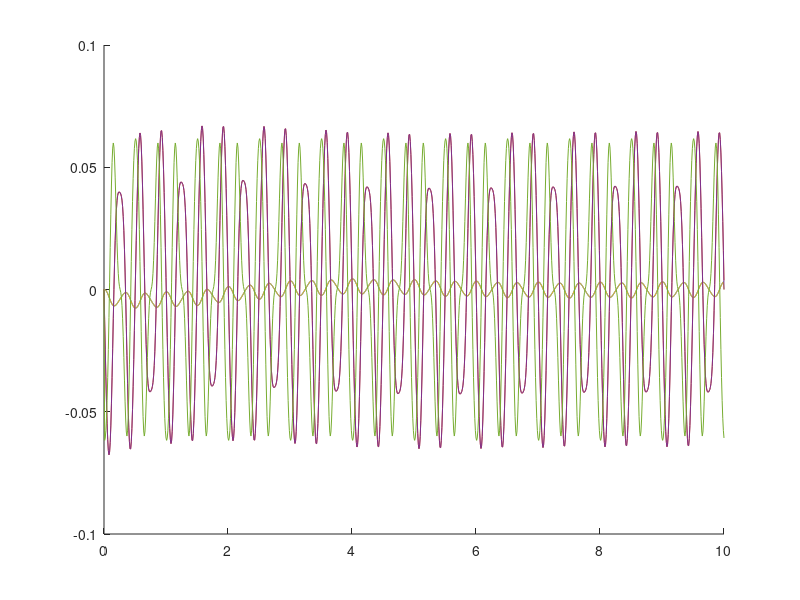

MATLAB code to generate this figure: (Note: this script raises an error after producing the figure.)
%% 
clc;
clear;

%% Condiciones de operación para el péndulo
m=0.2; %kg
b=0.8; %kg/(m*s)
g=9.8; %m/s²
l=0.5; %m
f=100;

h=0.01; %Tamaño de paso
tf=10; %Tiempo de simulación
n=tf/h; %Número de muestras

t=linspace(0, tf, n+1); %Vector de tiempo
cx1=zeros(1, n+1); %Primer estado
cx2=zeros(1, n+1); %Segundo estado 
xp1=zeros(1, n+1); %Primer estado (con ruido)
xp2=zeros(1, n+1); %Segundo estado (con ruido)
x1Est=zeros(1, n+1);
%u=zeros(1, n+1); %Entrada al sistema


u=0.029*sin(2*pi*f*t*2)-0.053*cos(2*pi*t*3)+0.03*sin(2*pi*f*t*4)-0.017*cos(2*pi*t*5)+0.0027*sin(2*pi*f*t*6)+0.0083*cos(2*pi*t*7)+0.015*sin(2*pi*f*t*8);
v=-0.023*sin(2*pi*f*t)+0.027*cos(2*pi*t*2)-0.013*sin(2*pi*f*t*3)-0.015*cos(2*pi*t*4)+0.003*sin(2*pi*f*t*5)-0.007*cos(2*pi*t*6)+0.023*sin(2*pi*f*t*7);
cx1(1)=pi/4; %Condiciones iniciales
cx2(1)=0; %
xp1(1)=pi/4; %Condiciones iniciales
xp2(1)=0; %"
cx1(1)=0;

%% Método de Euler
for k=1:n
   
    cx1(k+1)=cx1(k)+h*cx2(k);
    cx2(k+1)=cx2(k)+h*((1/(m*l^2))*u(k)-m*g*l*sin(cx1(k))-b*cx2(k));
    cx3(k+1)=u(k);
    xp1(k)=cx1(k);
    xp2(k)=cx2(k);
    xp3(k)=cx3(k);
    
end

hold on
plot( t, cx1, t, cx2,t, xp1, t, xp2, t, cx3)
%, ,
Nm=length(xp1); %= n

%% Parámetros generales
syms b1 b2 x1  x2 x3 x4 x5 x6
NumN=input('Ingrese el número de neuronas que desea: ' ); %Define el número de neuronas

%% Vector símbólico de pesos 
w = sym([]); %Declarar vector w simbolico
i=1;          %Iniciar i en 1

for i=1:(6*NumN+NumN*2)
   w(i)="w"+i;
   i=i+1;
end

%% Creación de las funciones de las neuronas
for i=1:NumN
            N(i)=b1 + w(6*i-5)*x1 + w(6*i-4)*x2 + w(6*i-3)*x3 + w(6*i-2)*x4 + w(6*i-1)*x5 + w(6*i)*x6; 
            i=i+1;
end
fprintf('Funciones de las neuronas\n \n ');
pretty(N)
fprintf('\n \n ');

%see=eval(subs(N,[w], W0)) %Evaluación de las funciones en las condiciones iniciales dadas
%% Funciones de activacion de las neuronas
for i=1:NumN
            NAct(i)=1/(1+exp(-( N(i) ))); %t=[2, 2.7107],  x0=2
            i=i+1;
end
fprintf('Funciones de activación de las neuronas\n \n\n ');
pretty(NAct)
fprintf('\n \n ');
%see2=eval(subs(NAct,[w], W0)) %Evaluación de las funciones  de activación en las condiciones iniciales dadas
%% Funciones de salida
NOut1=b2;
for i=1:NumN
   % Aux=NumN
            NOut1=NOut1+ w(6*NumN+i)*NAct(i);  %t=[2, 2.7107],  x0=2
            i=i+1;
end
fprintf('Funcion  de salida 1\n \n\n ');        
  pretty(NOut1)
fprintf('\n \n ');

NOut2=b2; 
for i=1:NumN
   % Aux=NumN
            NOut2=NOut2+ w(6*NumN+NumN+i)*NAct(i);  %t=[2, 2.7107],  x0=2
            i=i+1;
end

fprintf('Funcion  de salida 2 \n \n \n');        
  pretty(NOut2)
fprintf('\n \n ');
%seeOuts=[eval(subs(NOut1,[w], W0)),eval(subs(NOut2,[w], W0))]     %Evaluación de las funciones  de activación en las condiciones iniciales dadas


%% Construir la función objetivo
Var=[x1,x2,x3, x4,x5, x6];                    %Variables a evaluar
EVar=[cx1(i), cx2(i), cx3(i), xp1(i), xp2(i), xp3(i)]; %Valores para evaluar las variables

f=0;
for i=1:Nm-1
    x1Est(i)=subs(NOut1, [Var], EVar); %x1 estimada
    x2Est(i)= subs(NOut2, [Var], EVar);; %x2 estimada
    f=f+norm([xp1(i);xp2(i)]-[x1Est(i); x2Est(i)]); %Creo que aquí iría la norma 2
   i=i+1; 
   
  end

%% Calcular el gradiente de la función objetivo
Varg=[w, b1, b2];                    %Variables a evaluar en el gradiente
%EVar=[xm1(i), xm2(i), xm4(i), xm5(i)]; %Valores para evaluar las variables
g = sym([]);
for i=1:(length(w)+2)
   g(i)=diff(f, Varg(i));
   i=i+1;
end
g=[diff(f, w1), diff(f, w2), diff(f, w3), diff(f, w4), diff(f, w5), diff(f, w6), diff(f, w7), diff(f, w8), diff(f, b1), diff(f, b2)];

%% Vector de condiciones iniciales para los pesos 
for i=1:(6*NumN+NumN*2)
   W0(i)=0.8; %Establecer la misma condición inicial para todos los w
   i=i+1;
end
W0
%% Condiciones iniciales para las compensaciones
B1=0.8; B2=0.5;
%w=[w1, w2, w3, w4, w5, w6];

%% Parametros generales para el método David
 l=1;
 k=0;
 e=1e-5; %ε esperado
 eh=1e-3; %Tolerancia del valor del gradiente
 er=true;
%% Aproximar el Hessiano
H = eye(length(w)+2);
h=[diff(g, w1); diff(g, w2); diff(g, w3); diff(g, w4); diff(g, w5); diff(g, w6); diff(g, w7); diff(g, w8); diff(g, b1); diff(g, b2)];
%% Parámetros para calculos 
L=eye(size(H));
hi=-inv(H+l*L);
s=hi*g;
eps=1e-5;
alpha=0.5;
Vars=[Varg];
EVarS=[W0, B1, B2]; 
S=eval(subs(s, [Vars], EVarS));
G=eval(subs(g, [Varg], EVarS));y=1;
%% Método de Davison
while norm(eval(subs(G,[Varg],EVarS)))>eps
    d=-H*G';
    s=alpha*d;
    EVarS=EVarS+s';
    Ga=G;
    GAux=eval(subs(g, [Varg], EVarS));
    YAux=y;
    y=GAux-Ga;
    Cambio=y-YAux
    H=H-(H*y'*y*H)/(y*H*y');
    %H=H+((s*s')/(s*y))-(H*y'*y*H)/(y*H*y');
  end
fprintf('\n')

for i=1:Nm-1
     XSubs=[cx1(i),cx2(i),cx3(i),xp1(i),xp2(i),xp3(i)];
    x1Est(i)=eval(subs(NOut1, [Varg], EVarS)); %x1 estimada
    x2Est(i)= eval(subs(NOut2, [Varg], EVarS)); %x2 estimada
   X1EST(i)=eval(subs((x1Est(i)),[Var],XSubs));
   X2EST(i)=eval(subs((x1Est(i)),[Var],XSubs));
   i=i+1; 
end
XSubs=[cx1(i),cx2(i),cx3(i),xp1(i),xp2(i),xp3(i)];EVarT=[EVarS,XSubs]

ii=1;
 for ii=1:Nm-1
     XSubs=[cx1(ii),cx2(ii),cx3(ii),xp1(ii),xp2(ii),xp3(ii)]
     VarT=[Varg, Var];
     EVarT=[EVarS,XSubs]
     x1Est(ii)=eval(subs(NOut1, [VarT], EVarT)); %x1 estimada
    x2Est(ii)= eval(subs(NOut2, [VarT], EVarT)); %x2 estimada
    Z(ii)=eval(subs((x1Est(ii)),[VarT],EVarT))
    ii=ii+1; 
 end
Z=eval(subs((x1Est(8)),[Var],EVar))

 ii=1;
 for ii=1:5
     XSubs=[cx1(ii),cx2(ii),cx3(ii),xp1(ii),xp2(ii),xp3(ii)];
     VarT=[Varg, Var];
     EVarT=[EVarS,XSubs];
     x1Est(ii)=eval(subs(NOut1, [VarT], EVarT)) %x1 estimada
    %x2Est(ii)= eval(subs(NOut2, [VarT], EVarT)); %x2 estimada
    %Z(ii)=eval(subs((x1Est(ii)),[VarT],EVarT))
    ii=ii+1; 
 end
